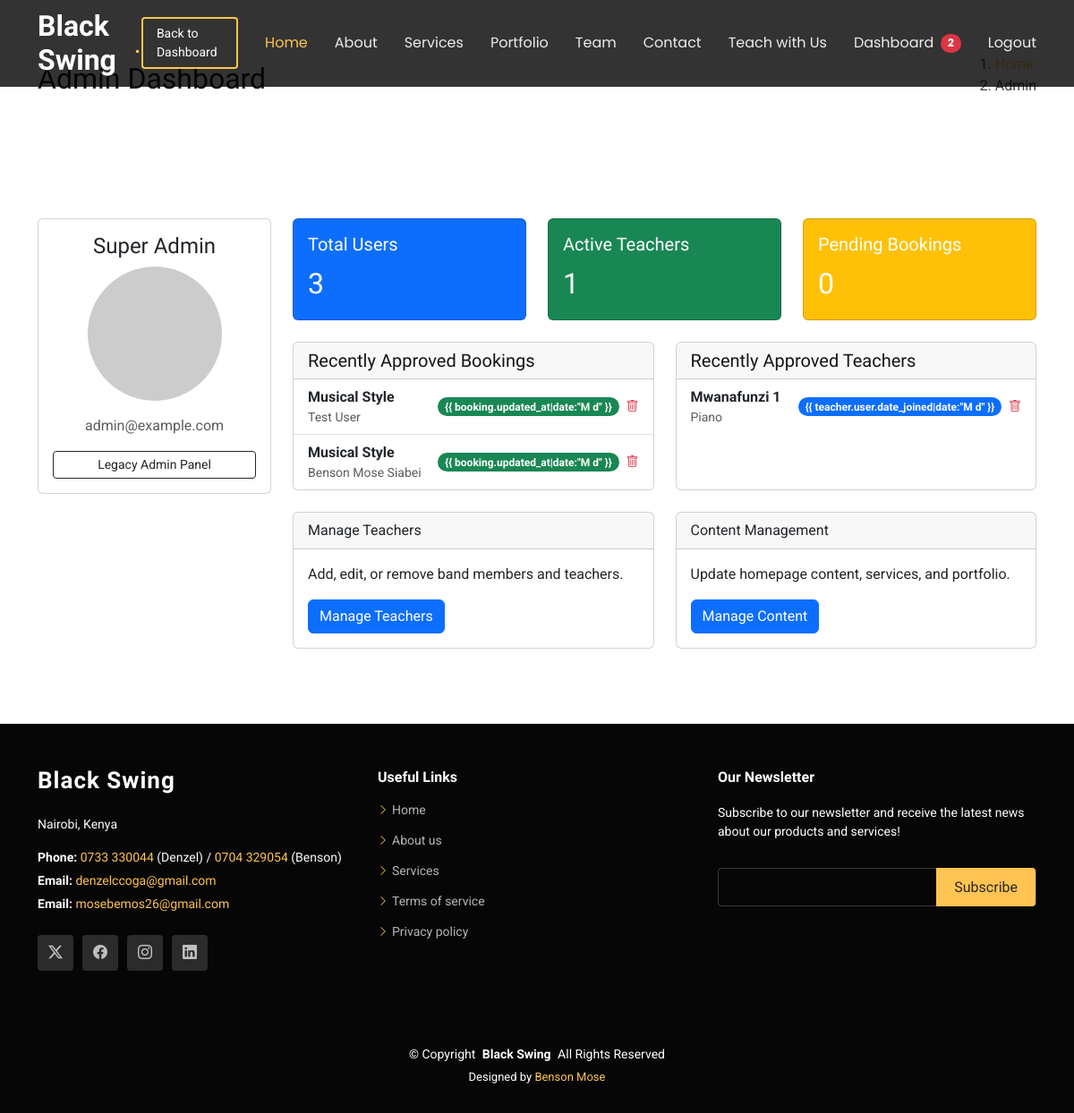
Page /dashboard/admin/ (signed in) on the earlier database version.
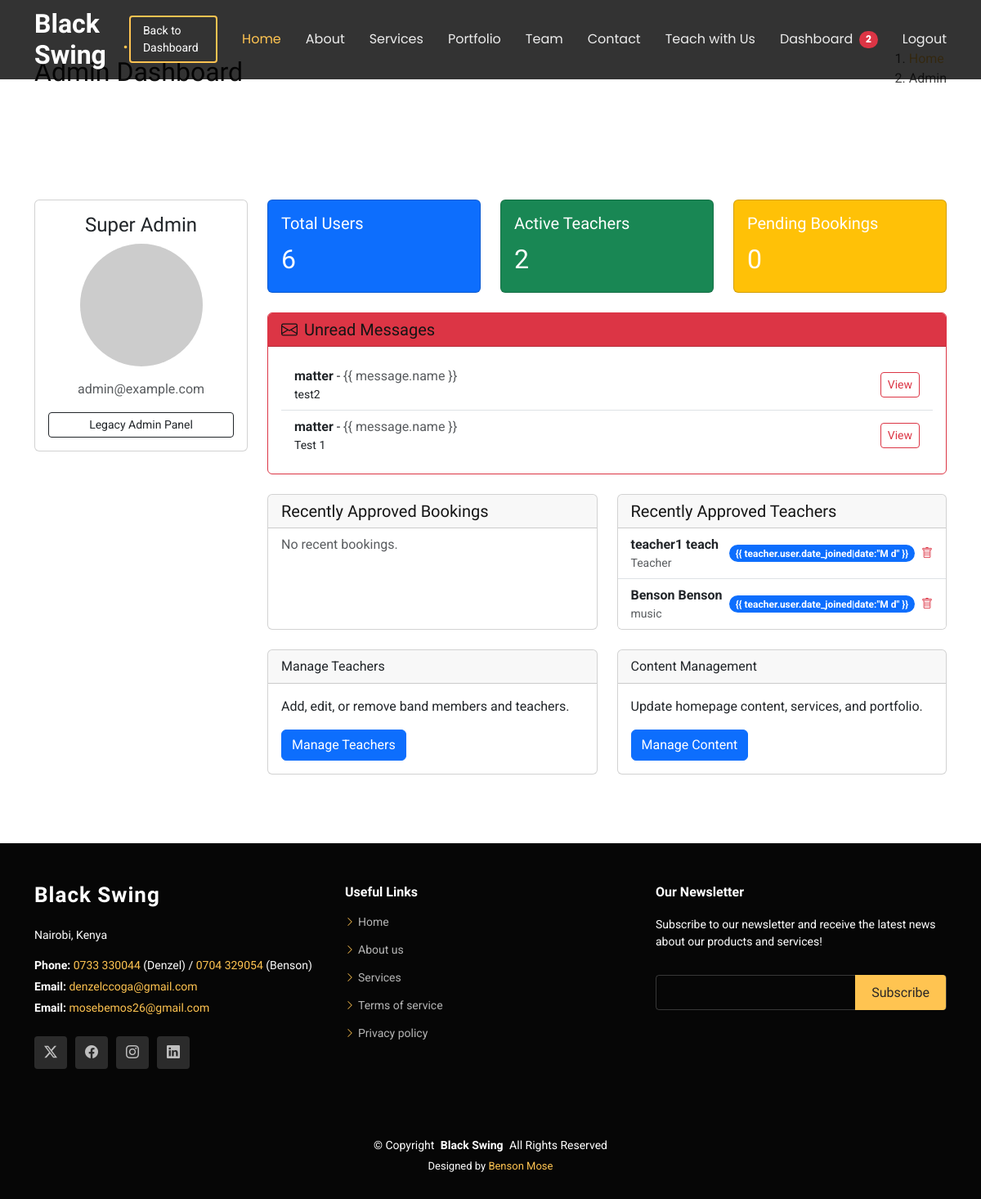
Same page on the later database version.
### accounts/models.py (models this page shows, shortened)
class CustomUser(AbstractUser):
    is_member = models.BooleanField(default=False)
    is_student = models.BooleanField(default=False)

class MemberProfile(models.Model):
    user = models.OneToOneField(CustomUser, on_delete=models.CASCADE, related_name='member_profile')
    role = models.CharField(max_length=100, help_text="e.g. Guitarist, Vocalist")
    bio = models.TextField(blank=True)
    image = models.ImageField(upload_to='team_images/', blank=True, null=True)
    is_approved = models.BooleanField(default=False, db_index=True)
    twitter_link = models.URLField(blank=True)
    facebook_link = models.URLField(blank=True)
    instagram_link = models.URLField(blank=True)
    linkedin_link = models.URLField(blank=True)

### core/models.py (models this page shows, shortened)
class ServiceBooking(models.Model):
    STATUS_CHOICES = [
        ('Pending', 'Pending'),
        ('Approved', 'Approved'),
        ('Rejected', 'Rejected'),
    ]
    service = models.ForeignKey(Service, on_delete=models.CASCADE, related_name='bookings')
    client_name = models.CharField(max_length=255)
    email = models.EmailField()
    phone = models.CharField(max_length=20)
    event_date = models.DateField()
    location = models.CharField(max_length=255)
    projected_cost = models.DecimalField(max_digits=10, decimal_places=2, null=True, blank=True)
    status = models.CharField(max_length=20, choices=STATUS_CHOICES, default='Pending', db_index=True)
    message = models.TextField(blank=True, null=True)
    created_at = models.DateTimeField(auto_now_add=True)
    updated_at = models.DateTimeField(auto_now=True)
    is_read = models.BooleanField(default=False)
    class Meta:
        ordering = ['-created_at']

class Service(models.Model):
    title = models.CharField(max_length=255)
    slug = models.SlugField(unique=True, blank=True)
    icon = models.CharField(max_length=100, help_text="Bootstrap icon class")
    short_description = models.TextField()
    detailed_description = models.TextField()
    image = models.ImageField(upload_to='services/', blank=True, null=True)

class ContactMessage(models.Model):
    name = models.CharField(max_length=255)
    email = models.EmailField()
    subject = models.CharField(max_length=255)
    message = models.TextField()
    is_read = models.BooleanField(default=False, db_index=True)
    created_at = models.DateTimeField(auto_now_add=True)
    class Meta:
        ordering = ['-created_at']

### dashboard/views.py (the view)
# urls.py: path('admin/', views.admin_dashboard, name='admin_dashboard'),
@login_required
def admin_dashboard(request):
    if not request.user.is_superuser:
        return redirect('dashboard_redirect')
    pending_teachers = MemberProfile.objects.filter(is_approved=False).select_related('user')[:10]
    pending_service_bookings = ServiceBooking.objects.filter(status='Pending').select_related('service')[:10]
    unread_messages = ContactMessage.objects.filter(is_read=False)
    recent_approved_bookings = ServiceBooking.objects.filter(status='Approved').select_related('service').order_by('-updated_at')[:5]
    recent_approved_teachers = MemberProfile.objects.filter(is_approved=True).select_related('user').order_by('-user__date_joined')[:5]
    total_users = CustomUser.objects.count()
    total_teachers = MemberProfile.objects.filter(is_approved=True).count()
    pending_bookings = Booking.objects.filter(status='pending').count()
    context = {
        'pending_teachers': pending_teachers,
        'pending_service_bookings': pending_service_bookings,
        'unread_messages': unread_messages,
        'total_users': total_users,
        'total_teachers': total_teachers,
        'pending_bookings': pending_bookings,
        'recent_approved_bookings': recent_approved_bookings,
        'recent_approved_teachers': recent_approved_teachers,
    }
    return render(request, 'dashboard/admin_dashboard.html', context)

### templates/dashboard/admin_dashboard.html (shortened to what this page needs)
{% extends 'base.html' %}
{% load static %}
{% block content %}
<section class="breadcrumbs">
    <div class="container">
        <div class="d-flex justify-content-between align-items-center">
            <h2>Admin Dashboard</h2>
            <ol>
                <li><a href="{% url 'index' %}">Home</a></li>
                <li>Admin</li>
            </ol>
        </div>
    </div>
</section>
<section class="inner-page">
    <div class="container">
        <div class="row">
            <div class="col-lg-3">
                <div class="card mb-4">
                    <div class="card-body text-center">
                        <h4 class="card-title">Super Admin</h4>
                        <img src="https://via.placeholder.com/150" alt="Admin" class="rounded-circle img-fluid mb-3">
                        <p class="text-muted">{{ user.email }}</p>
                        <div class="d-grid gap-2">
                            <a href="{% url 'admin:index' %}" class="btn btn-outline-dark btn-sm">Legacy Admin Panel</a>
                        </div>
                    </div>
                </div>
            </div>
            <div class="col-lg-9">
                <div class="row">
                    <div class="col-md-4 mb-4">
                        <div class="card text-white bg-primary">
                            <div class="card-body">
                                <h5 class="card-title">Total Users</h5>
                                <p class="card-text fs-2">{{ total_users }}</p>
                            </div>
                        </div>
                    </div>
                    <div class="col-md-4 mb-4">
                        <div class="card text-white bg-success">
                            <div class="card-body">
                                <h5 class="card-title">Active Teachers</h5>
                                <p class="card-text fs-2">{{ total_teachers }}</p>
                            </div>
                        </div>
                    </div>
                    <div class="col-md-4 mb-4">
                        <div class="card text-white bg-warning">
                            <div class="card-body">
                                <h5 class="card-title">Pending Bookings</h5>
                                <p class="card-text fs-2">{{ pending_bookings }}</p>
                            </div>
                        </div>
                    </div>
                </div>
                {% if unread_messages %}
                <div class="card mb-4 border-danger">
                    <div class="card-header bg-danger text-white">
                        <h5 class="mb-0"><i class="bi bi-envelope me-2"></i>Unread Messages</h5>
                    </div>
                    <div class="card-body">
                        <ul class="list-group list-group-flush">
                            {% for message in unread_messages %}
                            <li class="list-group-item d-flex justify-content-between align-items-center">
                                <div>
                                    <strong>{{ message.subject }}</strong> - <span class="text-muted">{{ message.name
                                        }}</span>
                                    <div class="small text-truncate" style="max-width: 300px;">{{ message.message }}
                                    </div>
                                </div>
                                <a href="{% url 'view_message' message.id %}"
                                    class="btn btn-sm btn-outline-danger">View</a>
                            </li>
                            {% endfor %}
                        </ul>
                    </div>
                </div>
                {% endif %}
                <div class="row">
                    <div class="col-md-6 mb-4">
                        <div class="card h-100">
                            <div class="card-header">
                                <h5 class="mb-0">Recently Approved Bookings</h5>
                            </div>
                            <ul class="list-group list-group-flush">
                                {% for booking in recent_approved_bookings %}
                                <li class="list-group-item d-flex justify-content-between align-items-center">
                                    <div>
                                        <strong>{{ booking.service.title }}</strong>
                                        <div class="small text-muted">{{ booking.client_name }}</div>
                                    </div>
                                    <div class="d-flex align-items-center">
                                        <span class="badge bg-success rounded-pill me-2">{{ booking.updated_at|date:"M
                                            d" }}</span>
                                        <a href="{% url 'delete_booking' booking.id %}"
                                            class="btn btn-sm btn-outline-danger text-danger border-0 p-0 delete-btn"
                                            data-type="booking">
                                            <i class="bi bi-trash"></i>
                                        </a>
                                    </div>
                                </li>
                                {% empty %}
                                <li class="list-group-item text-muted">No recent bookings.</li>
                                {% endfor %}
                            </ul>
                        </div>
                    </div>
                    <div class="col-md-6 mb-4">
                        <div class="card h-100">
                            <div class="card-header">
                                <h5 class="mb-0">Recently Approved Teachers</h5>
                            </div>
                            <ul class="list-group list-group-flush">
                                {% for teacher in recent_approved_teachers %}
                                <li class="list-group-item d-flex justify-content-between align-items-center">
                                    <div>
                                        <strong>{{ teacher.user.first_name }} {{ teacher.user.last_name }}</strong>
                                        <div class="small text-muted">{{ teacher.role }}</div>
                                    </div>
                                    <div class="d-flex align-items-center">
                                        <span class="badge bg-primary rounded-pill me-2">{{
                                            teacher.user.date_joined|date:"M d" }}</span>
                                        <a href="{% url 'delete_teacher' teacher.id %}"
                                            class="btn btn-sm btn-outline-danger text-danger border-0 p-0 delete-btn"
                                            data-type="teacher">
                                            <i class="bi bi-trash"></i>
                                        </a>
                                    </div>
                                </li>
                                {% empty %}
                                <li class="list-group-item text-muted">No recent teachers.</li>
                                {% endfor %}
                            </ul>
                        </div>
                    </div>
                </div>
                <div class="row">
                    <div class="col-md-6 mb-4">
                        <div class="card h-100">
                            <div class="card-header">
                                Manage Teachers
                            </div>
                            <div class="card-body">
                                <p>Add, edit, or remove band members and teachers.</p>
                                <a href="{% url 'manage_teachers' %}" class="btn btn-primary">Manage Teachers</a>
                            </div>
                        </div>
                    </div>
                    <div class="col-md-6 mb-4">
                        <div class="card h-100">
                            <div class="card-header">
                                Content Management
                            </div>
                            <div class="card-body">
                                <p>Update homepage content, services, and portfolio.</p>
                                <a href="{% url 'manage_projects' %}" class="btn btn-primary">Manage
                                    Content</a>
                            </div>
                        </div>
                    </div>
                </div>
            </div>
        </div>
    </div>
</section>
{% endblock %}

Differences in the rows shown:
removed ServiceBooking: service "Musical Style", client_name "Test User"
removed ServiceBooking: service "Musical Style", client_name "Benson Mose Siabei"
removed MemberProfile: user.first_name "Mwanafunzi", user.last_name "1", role "Piano"
added ContactMessage: subject "matter", message "test2"
added ContactMessage: subject "matter", message "Test 1"
added MemberProfile: user.first_name "teacher1", user.last_name "teach", role "Teacher"
added MemberProfile: user.first_name "Benson", user.last_name "Benson", role "music"
Other differences:
{{ total_users }}: "3" → "6"
{{ total_teachers }}: "1" → "2"
text now shown: "Unread Messages No recent bookings."
